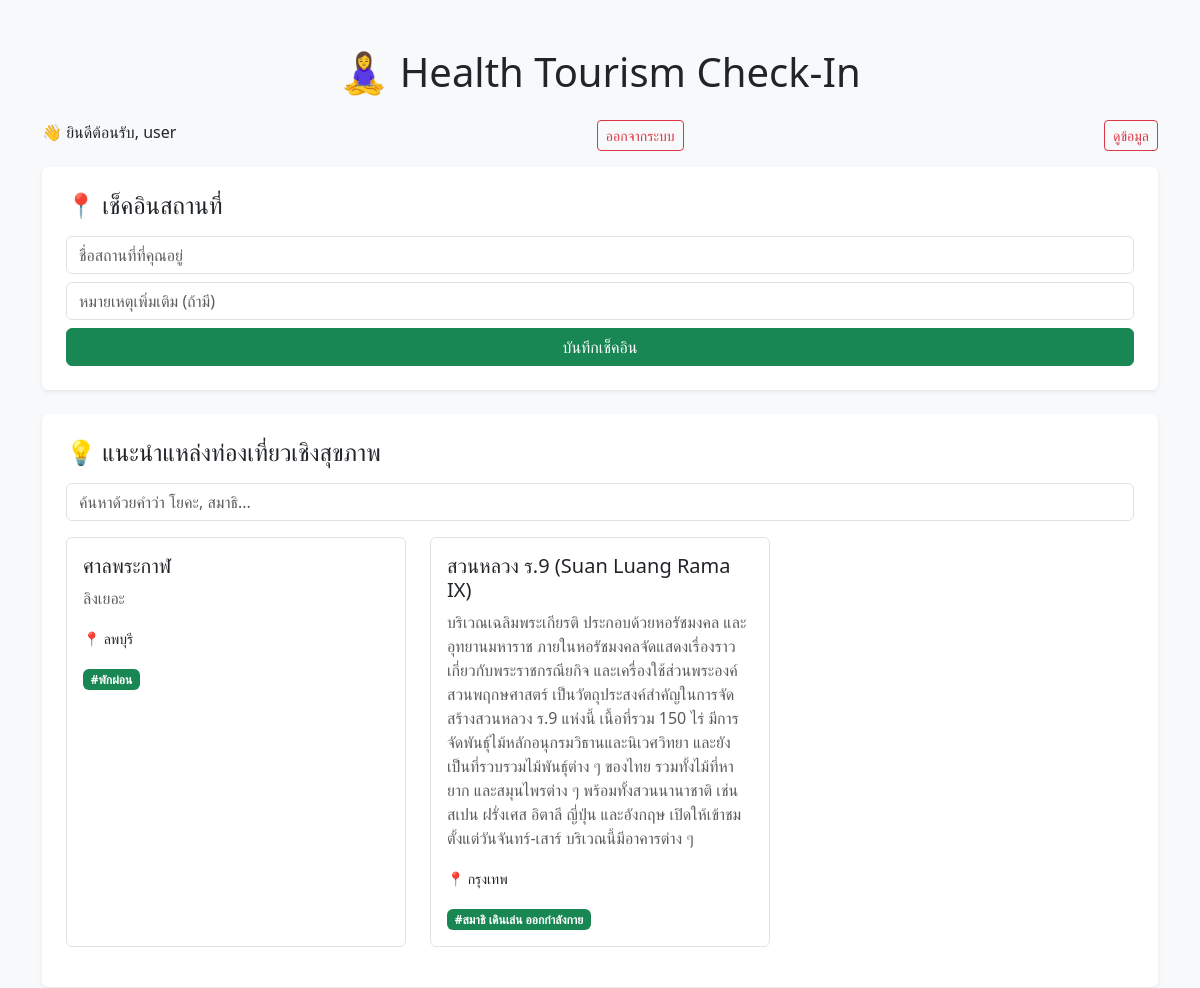
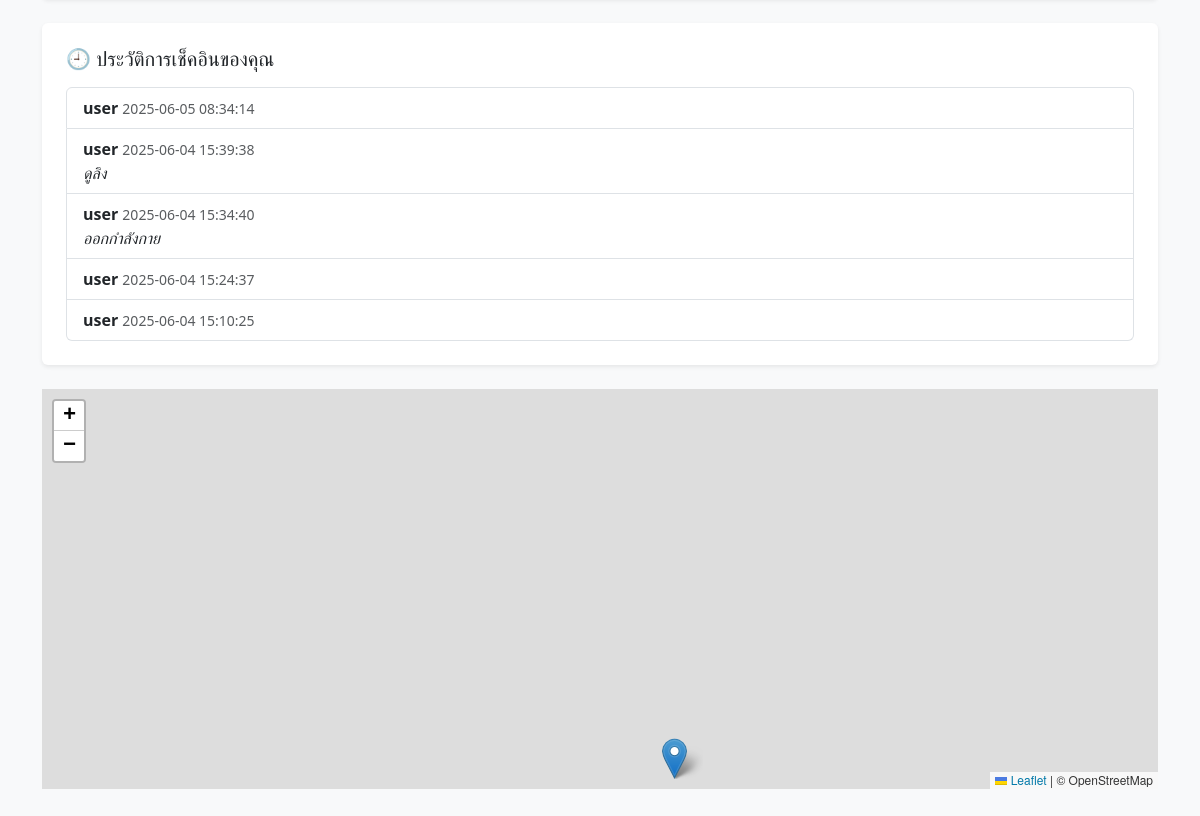
The app's page /index2.php (signed in) with its own data (2 pictures, top to bottom).
### tables this page shows
CREATE TABLE `places` (
  `id` int(11) NOT NULL,
  `name` varchar(255) NOT NULL,
  `description` text DEFAULT NULL,
  `province` varchar(100) DEFAULT NULL,
  `tags` text DEFAULT NULL,
  `lat` double DEFAULT NULL,
  `lng` double DEFAULT NULL,
  `image` varchar(255) DEFAULT NULL
);

CREATE TABLE `checkins` (
  `id` int(11) NOT NULL,
  `name` varchar(255) NOT NULL,
  `note` text DEFAULT NULL,
  `lat` double DEFAULT NULL,
  `lng` double DEFAULT NULL,
  `created_at` datetime DEFAULT current_timestamp(),
  `place` varchar(255) DEFAULT NULL
);

### index2.php (the view, shortened to what this page needs)
<?php
$mysqli = new mysqli("localhost", "root", "", "health_checkin_db");
$isLoggedIn = isset($_SESSION['user_id']);
$checkedIn = false;
$filter = $_GET['filter'] ?? '';
$demoPlaces = [];
$res = $mysqli->query("SELECT * FROM places");
while ($row = $res->fetch_assoc()) {
    $row['tags'] = explode(',', $row['tags']);
    $demoPlaces[] = $row;
}
?>
<!DOCTYPE html>
<html lang="th">
<head>
    <link href="https://cdn.jsdelivr.net/npm/bootstrap@5.3.3/dist/css/bootstrap.min.css" rel="stylesheet" />
    <link rel="stylesheet" href="https://unpkg.com/leaflet@1.9.4/dist/leaflet.css" />
</head>
<body class="bg-light">
<div class="container py-5">
    <h1 class="mb-4 text-center">🧘‍♀️ Health Tourism Check-In</h1>
    <?php if (!$isLoggedIn): ?>
        <form method="POST" class="bg-white rounded p-4 shadow-sm mb-4">
            <h4 class="mb-3">🔐 เข้าสู่ระบบ</h4>
            <?php if (isset($login_error)): ?>
                <div class="alert alert-danger"><?= htmlspecialchars($login_error) ?></div>
            <?php endif; ?>
            <input type="text" name="username" class="form-control mb-2" placeholder="Username" required />
            <input type="password" name="password" class="form-control mb-3" placeholder="Password" required />
            <button class="btn btn-primary w-100">เข้าสู่ระบบ</button>
            <div class="text-center mt-2"><a href="register.php">📌 สมัครสมาชิก</a></div>
        </form>
    <?php else: ?>
        <div class="d-flex justify-content-between mb-3">
            <div>👋 ยินดีต้อนรับ, <?= htmlspecialchars($_SESSION['username']) ?></div>
            <a href="?logout=1" class="btn btn-sm btn-outline-danger">ออกจากระบบ</a>
             <a href="dashboard.php" class="btn btn-sm btn-outline-danger">ดูข้อมูล</a>
        </div>
        <?php if (!$checkedIn): ?>
            <form method="POST" class="bg-white rounded p-4 shadow-sm mb-4">
                <h4 class="mb-3">📍 เช็คอินสถานที่</h4>
                <input type="text" name="checkin_name" class="form-control mb-2" placeholder="ชื่อสถานที่ที่คุณอยู่" required />
                <input type="text" name="checkin_note" class="form-control mb-2" placeholder="หมายเหตุเพิ่มเติม (ถ้ามี)" />
                <button type="submit" class="btn btn-success w-100">บันทึกเช็คอิน</button>
            </form>
        <?php else: ?>
            <div class="alert alert-success mb-4">✅ เช็คอินเรียบร้อยแล้ว!</div>
        <?php endif; ?>
        <div class="bg-white rounded p-4 shadow-sm mb-4">
            <h4 class="mb-3">💡 แนะนำแหล่งท่องเที่ยวเชิงสุขภาพ</h4>
            <form method="GET" class="mb-3">
                <input type="text" name="filter" value="<?= htmlspecialchars($filter) ?>" class="form-control" placeholder="ค้นหาด้วยคำว่า โยคะ, สมาธิ..." />
            </form>
            <div class="row">
                <?php
                foreach ($demoPlaces as $place) {
                    $matched = !$filter || stripos($place['name'], $filter) !== false || array_filter($place['tags'], fn($tag) => stripos($tag, $filter) !== false);
                    if ($matched):
                ?>
                    <div class="col-md-4 mb-3">
                        <div class="border rounded p-3 h-100">
                            <h5><?= htmlspecialchars($place['name']) ?></h5>
                            <p class="text-muted"><?= htmlspecialchars($place['description']) ?></p>
                            <p><small>📍 <?= htmlspecialchars($place['province']) ?></small></p>
                            <div>
                                <?php foreach ($place['tags'] as $tag): ?>
                                    <span class="badge bg-success me-1">#<?= htmlspecialchars(trim($tag)) ?></span>
                                <?php endforeach; ?>
                            </div>
                        </div>
                    </div>
                <?php
                    endif;
                }
                ?>
            </div>
        </div>
        <div class="bg-white rounded p-4 shadow-sm mb-4">
            <h5 class="mb-3">🕘 ประวัติการเช็คอินของคุณ</h5>
            <ul class="list-group">
                <?php
                $stmt = $mysqli->prepare("SELECT name, note, created_at FROM checkins WHERE name = ? ORDER BY created_at DESC LIMIT 5");
                $stmt->bind_param("s", $_SESSION['username']);
                $stmt->execute();
                $res = $stmt->get_result();
                while ($row = $res->fetch_assoc()):
                ?>
                    <li class="list-group-item">
                        <strong><?= htmlspecialchars($row['name']) ?></strong>
                        <small class="text-muted"><?= $row['created_at'] ?></small><br />
                        <em><?= htmlspecialchars($row['note']) ?></em>
                    </li>
                <?php endwhile; ?>
            </ul>
        </div>
        <div id="map" class="mt-4" style="height: 400px;"></div>
    <?php endif; ?>
</div>
</body>
</html>

### records on screen
places: name "ศาลพระกาฬ", description "ลิงเยอะ", province "ลพบุรี", tag "พักผ่อน"
places: name "สวนหลวง ร.9 (Suan Luang Rama IX)", description "บริเวณเฉลิมพระเกียรติ ประกอบด้วยหอรัชมงคล และอุทยานมหาราช ภายในหอรัชมงคลจัดแสดงเรื่องราวเกี่ยวกับพระราชกรณียกิจ และเครื่องใช้ส่วนพระองค์ สวนพฤกษศาสตร์ เป็นวัตถุประสงค์สำคัญในการจัดสร้างสวนหลวง ร.9 แห่งนี้ เนื้อที่รวม 150 ไร่ มีการจัดพันธุ์ไม้หลักอนุกรมวิธานและนิเวศวิทยา และยังเป็นที่รวบรวมไม้พันธุ์ต่าง ๆ ของไทย รวมทั้งไม้ที่หายาก และสมุนไพรต่าง ๆ พร้อมทั้งสวนนานาชาติ เช่น สเปน ฝรั่งเศส อิตาลี ญี่ปุ่น และอังกฤษ เปิดให้เข้าชมตั้งแต่วันจันทร์-เสาร์ บริเวณนี้มีอาคารต่าง ๆ", province "กรุงเทพ", tag "สมาธิ เดินเล่น ออกกำลังกาย"
checkins: name "user", created_at "2025-06-05 08:34:14"
checkins: name "user", created_at "2025-06-04 15:39:38", note "ดูลิง"
checkins: name "user", created_at "2025-06-04 15:34:40", note "ออกกำลังกาย"
checkins: name "user", created_at "2025-06-04 15:24:37"
checkins: name "user", created_at "2025-06-04 15:10:25"

### other values on screen
$_SESSION['username'] "user"
